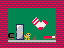

A level layout from a 2D game, rendered from its tile map. Below: a short description, then the map file with tile-grid data replaced by summaries:
An orthogonal 8x6 tile map with 8x8 px tiles, 3 tile layers (Background, Tiles, GameObjects) and 2 objects (Door, RaceSock).

<map version="1.10" tiledversion="1.11.0" orientation="orthogonal" renderorder="right-down" width="8" height="6" tilewidth="8" tileheight="8" infinite="0" nextlayerid="17" nextobjectid="3">
 <properties>
  <property name="LevelNumber" value="2" />
 </properties>
 <tileset firstgid="1" source="Textures.tsx" />
 <layer id="14" name="Background" width="8" height="6">
  <data>[48 cells, 48 non-empty, 5 distinct tile ids]</data>
 </layer>
 <layer id="15" name="Tiles" width="8" height="6">
  <data>[48 cells, 28 non-empty, 6 distinct tile ids]</data>
 </layer>
 <layer id="16" name="GameObjects" width="8" height="6">
  <data>[48 cells, 7 non-empty, 7 distinct tile ids]</data>
 </layer>
 <objectgroup id="4" name="Object Layer 1">
  <object id="1" name="Door" x="14.4435" y="22.3612" width="12.5825" height="20.8685">
   <properties>
    <property name="GoToDoor" value="FrogDoor" />
    <property name="GoToMap" value="World2" />
   </properties>
  </object>
  <object id="2" name="RaceSock" x="29.7243" y="13.2631" width="20.3161" height="21.114" />
 </objectgroup>
</map>
